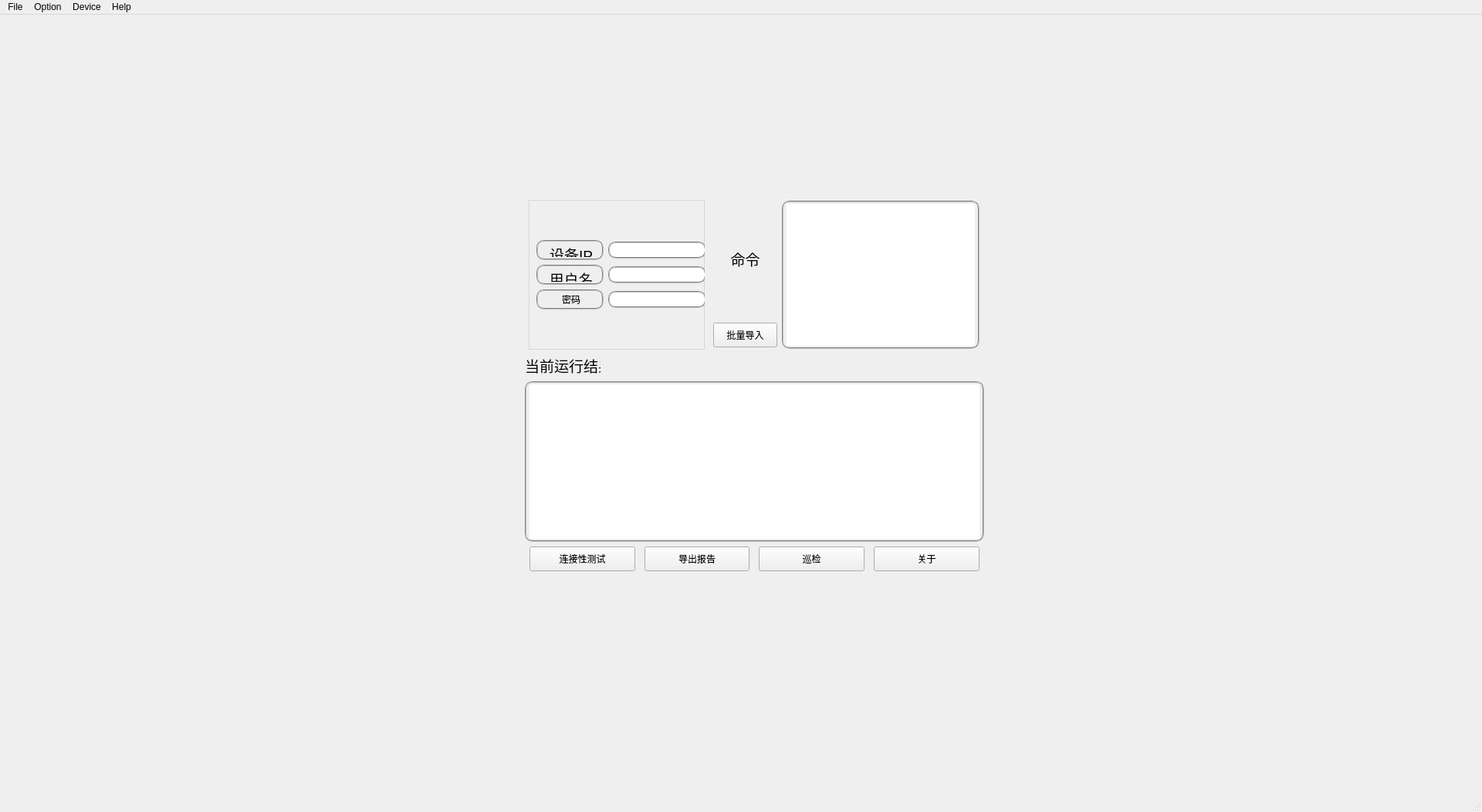
<?xml version="1.0" encoding="UTF-8"?>
<ui version="4.0">
 <class>MainWindow</class>
 <widget class="QMainWindow" name="MainWindow">
  <property name="geometry">
   <rect>
    <x>0</x>
    <y>0</y>
    <width>1920</width>
    <height>1052</height>
   </rect>
  </property>
  <property name="windowTitle">
   <string>MainWindow</string>
  </property>
  <widget class="QWidget" name="centralwidget">
   <widget class="QWidget" name="">
    <property name="geometry">
     <rect>
      <x>680</x>
      <y>240</y>
      <width>595</width>
      <height>481</height>
     </rect>
    </property>
    <layout class="QVBoxLayout" name="verticalLayout_4">
     <item>
      <layout class="QHBoxLayout" name="horizontalLayout_3">
       <item>
        <widget class="QFrame" name="gridFrame">
         <property name="minimumSize">
          <size>
           <width>228</width>
           <height>194</height>
          </size>
         </property>
         <property name="maximumSize">
          <size>
           <width>228</width>
           <height>194</height>
          </size>
         </property>
         <property name="styleSheet">
          <string notr="true">border: 1px solid  rgb(214, 214, 214) 
</string>
         </property>
         <layout class="QGridLayout" name="gridLayout_2">
          <item row="0" column="0">
           <layout class="QVBoxLayout" name="verticalLayout_3">
            <item>
             <layout class="QHBoxLayout" name="horizontalLayout_4">
              <item>
               <widget class="QLabel" name="label_5">
                <property name="minimumSize">
                 <size>
                  <width>87</width>
                  <height>26</height>
                 </size>
                </property>
                <property name="maximumSize">
                 <size>
                  <width>87</width>
                  <height>26</height>
                 </size>
                </property>
                <property name="styleSheet">
                 <string notr="true">border:2px groove gray;border-radius:10px;padding:2px 4px</string>
                </property>
                <property name="text">
                 <string>&lt;html&gt;&lt;head/&gt;&lt;body&gt;&lt;p align=&quot;center&quot;&gt;&lt;span style=&quot; font-size:14pt;&quot;&gt;设备IP&lt;/span&gt;&lt;/p&gt;&lt;/body&gt;&lt;/html&gt;</string>
                </property>
               </widget>
              </item>
              <item>
               <widget class="QLineEdit" name="le_ipaddr">
                <property name="minimumSize">
                 <size>
                  <width>127</width>
                  <height>22</height>
                 </size>
                </property>
                <property name="maximumSize">
                 <size>
                  <width>127</width>
                  <height>22</height>
                 </size>
                </property>
                <property name="styleSheet">
                 <string notr="true">border:2px groove gray;border-radius:10px;padding:2px 4px</string>
                </property>
               </widget>
              </item>
             </layout>
            </item>
            <item>
             <layout class="QHBoxLayout" name="horizontalLayout_5">
              <item>
               <widget class="QLabel" name="label_6">
                <property name="minimumSize">
                 <size>
                  <width>87</width>
                  <height>26</height>
                 </size>
                </property>
                <property name="maximumSize">
                 <size>
                  <width>87</width>
                  <height>26</height>
                 </size>
                </property>
                <property name="styleSheet">
                 <string notr="true">border:2px groove gray;border-radius:10px;padding:2px 4px</string>
                </property>
                <property name="text">
                 <string>&lt;html&gt;&lt;head/&gt;&lt;body&gt;&lt;p align=&quot;center&quot;&gt;&lt;span style=&quot; font-size:14pt;&quot;&gt;用户名&lt;/span&gt;&lt;/p&gt;&lt;/body&gt;&lt;/html&gt;</string>
                </property>
               </widget>
              </item>
              <item>
               <widget class="QLineEdit" name="le_username">
                <property name="minimumSize">
                 <size>
                  <width>127</width>
                  <height>22</height>
                 </size>
                </property>
                <property name="maximumSize">
                 <size>
                  <width>127</width>
                  <height>22</height>
                 </size>
                </property>
                <property name="styleSheet">
                 <string notr="true">border:2px groove gray;border-radius:10px;padding:2px 4px</string>
                </property>
               </widget>
              </item>
             </layout>
            </item>
            <item>
             <layout class="QHBoxLayout" name="horizontalLayout_6">
              <item>
               <widget class="QLabel" name="label_8">
                <property name="minimumSize">
                 <size>
                  <width>87</width>
                  <height>26</height>
                 </size>
                </property>
                <property name="maximumSize">
                 <size>
                  <width>87</width>
                  <height>26</height>
                 </size>
                </property>
                <property name="styleSheet">
                 <string notr="true">border:2px groove gray;border-radius:10px;padding:2px 4px</string>
                </property>
                <property name="text">
                 <string>&lt;html&gt;&lt;head/&gt;&lt;body&gt;&lt;p align=&quot;center&quot;&gt;密码&lt;/p&gt;&lt;/body&gt;&lt;/html&gt;</string>
                </property>
               </widget>
              </item>
              <item>
               <widget class="QLineEdit" name="le_passwd">
                <property name="minimumSize">
                 <size>
                  <width>127</width>
                  <height>22</height>
                 </size>
                </property>
                <property name="maximumSize">
                 <size>
                  <width>127</width>
                  <height>22</height>
                 </size>
                </property>
                <property name="styleSheet">
                 <string notr="true">border:2px groove gray;border-radius:10px;padding:2px 4px</string>
                </property>
               </widget>
              </item>
             </layout>
            </item>
           </layout>
          </item>
         </layout>
        </widget>
       </item>
       <item>
        <layout class="QHBoxLayout" name="horizontalLayout">
         <item>
          <layout class="QVBoxLayout" name="verticalLayout">
           <item>
            <widget class="QLabel" name="label_7">
             <property name="minimumSize">
              <size>
               <width>83</width>
               <height>149</height>
              </size>
             </property>
             <property name="maximumSize">
              <size>
               <width>83</width>
               <height>149</height>
              </size>
             </property>
             <property name="text">
              <string>&lt;html&gt;&lt;head/&gt;&lt;body&gt;&lt;p align=&quot;center&quot;&gt;&lt;span style=&quot; font-size:14pt;&quot;&gt;命令&lt;/span&gt;&lt;/p&gt;&lt;/body&gt;&lt;/html&gt;</string>
             </property>
            </widget>
           </item>
           <item>
            <widget class="QPushButton" name="btn_import">
             <property name="minimumSize">
              <size>
               <width>83</width>
               <height>32</height>
              </size>
             </property>
             <property name="maximumSize">
              <size>
               <width>83</width>
               <height>32</height>
              </size>
             </property>
             <property name="text">
              <string>批量导入</string>
             </property>
            </widget>
           </item>
          </layout>
         </item>
         <item>
          <widget class="QTextEdit" name="te_cmd_input">
           <property name="minimumSize">
            <size>
             <width>256</width>
             <height>192</height>
            </size>
           </property>
           <property name="maximumSize">
            <size>
             <width>256</width>
             <height>192</height>
            </size>
           </property>
           <property name="styleSheet">
            <string notr="true">border:2px groove gray;border-radius:10px;padding:2px 4px</string>
           </property>
          </widget>
         </item>
        </layout>
       </item>
      </layout>
     </item>
     <item>
      <layout class="QVBoxLayout" name="verticalLayout_2">
       <item>
        <widget class="QLabel" name="label">
         <property name="minimumSize">
          <size>
           <width>98</width>
           <height>29</height>
          </size>
         </property>
         <property name="maximumSize">
          <size>
           <width>98</width>
           <height>29</height>
          </size>
         </property>
         <property name="text">
          <string>&lt;html&gt;&lt;head/&gt;&lt;body&gt;&lt;p align=&quot;center&quot;&gt;&lt;span style=&quot; font-size:14pt;&quot;&gt;当前运行结果&lt;/span&gt;&lt;/p&gt;&lt;/body&gt;&lt;/html&gt;</string>
         </property>
        </widget>
       </item>
       <item>
        <widget class="QTextEdit" name="te_cmd_output">
         <property name="styleSheet">
          <string notr="true">border:2px groove gray;border-radius:10px;padding:2px 4px</string>
         </property>
        </widget>
       </item>
       <item>
        <layout class="QHBoxLayout" name="horizontalLayout_2">
         <item>
          <widget class="QPushButton" name="btn_conn_test">
           <property name="minimumSize">
            <size>
             <width>137</width>
             <height>32</height>
            </size>
           </property>
           <property name="maximumSize">
            <size>
             <width>137</width>
             <height>32</height>
            </size>
           </property>
           <property name="text">
            <string>连接性测试</string>
           </property>
          </widget>
         </item>
         <item>
          <widget class="QPushButton" name="btn_export">
           <property name="minimumSize">
            <size>
             <width>136</width>
             <height>32</height>
            </size>
           </property>
           <property name="maximumSize">
            <size>
             <width>136</width>
             <height>32</height>
            </size>
           </property>
           <property name="text">
            <string>导出报告</string>
           </property>
          </widget>
         </item>
         <item>
          <widget class="QPushButton" name="btn_inspection">
           <property name="minimumSize">
            <size>
             <width>137</width>
             <height>32</height>
            </size>
           </property>
           <property name="maximumSize">
            <size>
             <width>137</width>
             <height>32</height>
            </size>
           </property>
           <property name="text">
            <string>巡检</string>
           </property>
          </widget>
         </item>
         <item>
          <widget class="QPushButton" name="btn_about">
           <property name="minimumSize">
            <size>
             <width>137</width>
             <height>32</height>
            </size>
           </property>
           <property name="maximumSize">
            <size>
             <width>137</width>
             <height>32</height>
            </size>
           </property>
           <property name="text">
            <string>关于</string>
           </property>
          </widget>
         </item>
        </layout>
       </item>
      </layout>
     </item>
    </layout>
   </widget>
  </widget>
  <widget class="QMenuBar" name="menubar">
   <property name="geometry">
    <rect>
     <x>0</x>
     <y>0</y>
     <width>1920</width>
     <height>22</height>
    </rect>
   </property>
   <widget class="QMenu" name="menuDevice">
    <property name="title">
     <string>Device</string>
    </property>
    <addaction name="action"/>
    <addaction name="action_2"/>
    <addaction name="action_3"/>
   </widget>
   <widget class="QMenu" name="menuFile">
    <property name="title">
     <string>File</string>
    </property>
    <addaction name="actionOpen"/>
    <addaction name="actionSave"/>
    <addaction name="actionSaveAs"/>
    <addaction name="actionQuit"/>
   </widget>
   <widget class="QMenu" name="menuOption">
    <property name="title">
     <string>Option</string>
    </property>
   </widget>
   <widget class="QMenu" name="menuHelp">
    <property name="title">
     <string>Help</string>
    </property>
    <addaction name="actionFAQ"/>
    <addaction name="actionAbout"/>
   </widget>
   <addaction name="menuFile"/>
   <addaction name="menuOption"/>
   <addaction name="menuDevice"/>
   <addaction name="menuHelp"/>
  </widget>
  <widget class="QStatusBar" name="statusbar"/>
  <action name="action">
   <property name="text">
    <string>堡垒机</string>
   </property>
  </action>
  <action name="action_2">
   <property name="text">
    <string>数据库审计</string>
   </property>
  </action>
  <action name="action_3">
   <property name="text">
    <string> 日志审计</string>
   </property>
  </action>
  <action name="actionOpen">
   <property name="text">
    <string>Open(Ctrl+O)</string>
   </property>
  </action>
  <action name="actionSave">
   <property name="text">
    <string>Save(Ctrl+S)</string>
   </property>
  </action>
  <action name="actionSaveAs">
   <property name="text">
    <string>SaveAs(Ctrl+Shift+S)</string>
   </property>
  </action>
  <action name="actionQuit">
   <property name="text">
    <string>Quit(Ctrl+Q)</string>
   </property>
  </action>
  <action name="actionAbout">
   <property name="text">
    <string>About</string>
   </property>
  </action>
  <action name="actionFAQ">
   <property name="text">
    <string>FAQ</string>
   </property>
  </action>
 </widget>
 <resources/>
 <connections/>
</ui>
